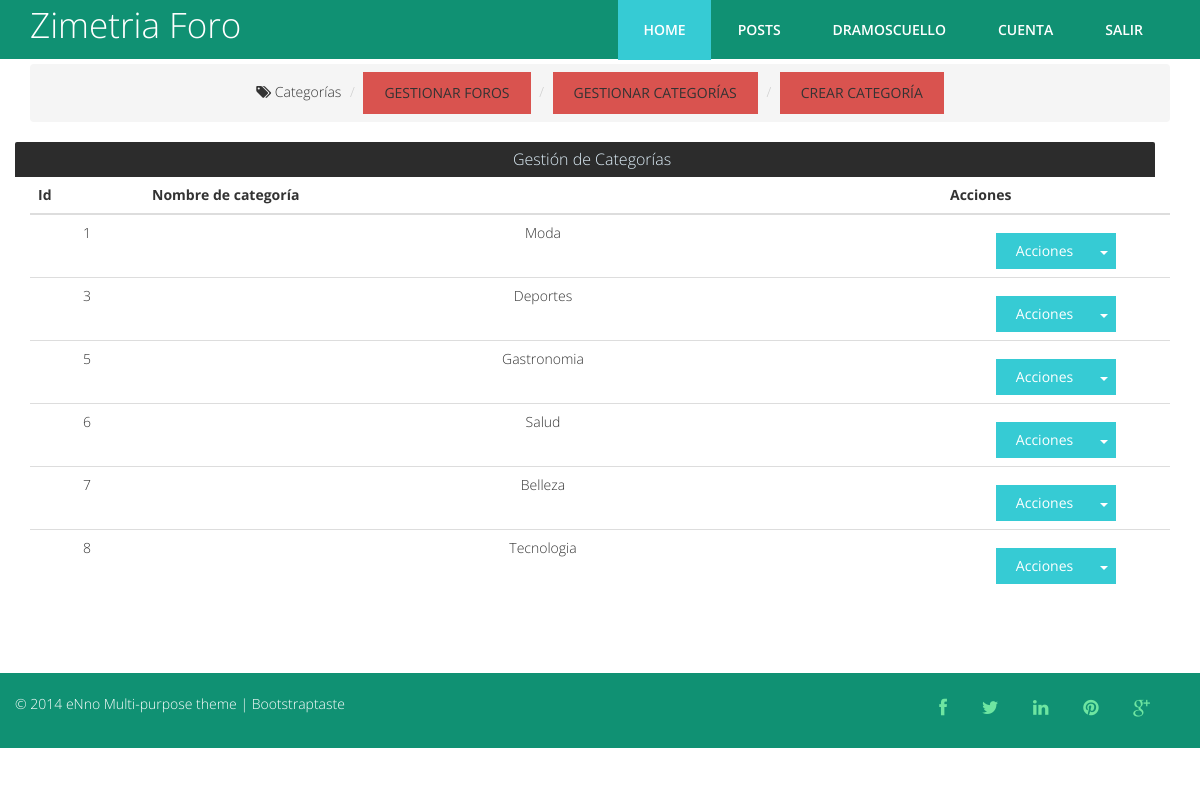
Screenshot of /?view=categorias (signed in) with the database file from the repository.
### tables this page shows
CREATE TABLE IF NOT EXISTS `users` (
  `id` bigint(255) NOT NULL AUTO_INCREMENT,
  `user` varchar(30) NOT NULL,
  `pass` varchar(100) NOT NULL,
  `email` varchar(40) NOT NULL,
  `permisos` int(1) NOT NULL DEFAULT '0',
  PRIMARY KEY (`id`)
);

CREATE TABLE IF NOT EXISTS `categorias` (
  `id` int(11) NOT NULL AUTO_INCREMENT,
  `nombre` varchar(100) NOT NULL,
  PRIMARY KEY (`id`)
);

### core/bin/functions/Users.php (called while the page is built, shortened)
<?php
function Users() {
  $db = new Conexion();
  $sql = $db->query("SELECT * FROM users;");
  if($db->rows($sql) > 0) {
    while($d = $db->recorrer($sql)) {
      $users[$d['id']] = array(
        'id' => $d['id'],
        'user' => $d['user'],
        'pass' => $d['pass'],
        'email' => $d['email'],
        'permisos' => $d['permisos']
      );
    }
  } else {
    $users = false;
  }
  return $users;
}
?>

### core/core.php (called while the page is built, shortened)
<?php
require('core/models/class.Conexion.php');
require('core/bin/functions/Users.php');
$_users = Users();
 ?>

### core/models/class.Conexion.php (called while the page is built, shortened)
<?php
class Conexion extends mysqli {
  public function rows($query) {
    return mysqli_num_rows($query);
  }
  public function liberar($query) {
    return mysqli_free_result($query);
  }
  public function recorrer($query) {
    return mysqli_fetch_array($query);
  }
}
?>

### html/categorias/all_categoria.php (the view, shortened to what this page needs)
<?php include(HTML_DIR . 'overall/header.php'); ?>
 <body>
 <section class="engine"><a rel="nofollow" href="#"><?php echo APP_TITTLE ?></a></section>
 <?php include(HTML_DIR . '/overall/nav.php'); ?>
 <section class="mbr-section mbr-after-navbar">
 <div class="mbr-section__container container mbr-section__container--isolated">
 <div class="row container">
     <ol class="breadcrumb">
       <li><a href="?view=index"><i class="fa fa-tags"></i> Categorías</a></li>
       <li><a class="btn btn btn-danger" href="?view=configforos">GESTIONAR FOROS</a></li>
       <li><a class="btn btn btn-danger" href="?view=categorias">GESTIONAR CATEGORÍAS</a></li>
       <li><a class="btn btn btn-danger" href="?view=categorias&mode=add">CREAR CATEGORÍA</a></li>
     </ol>
 </div>
 <div class="row categorias_con_foros">
   <div class="col-sm-12">
       <div class="row titulo_categoria">Gestión de Categorías</div>
       <div class="row cajas">
         <div class="col-md-12">
           <?php
           if($db->rows($sql) > 0) {
            $HTML = '<table class="table"><thead><tr>
            <th style="width: 10%">Id</th>
            <th style="width: 70%">Nombre de categoría</th>
            <th style="width: 20%">Acciones</th>
            </tr></thead>
            <tbody>';
             while($data = $db->recorrer($sql)) {
                 $HTML .= '<tr>
                   <td>'.$data['id'].'</td>
                   <td>'.$data['nombre'].'</td>
                   <td>
                     <div class="btn-group">
                      <a href="#" class="btn btn-primary">Acciones</a>
                      <a href="#" class="btn btn-primary dropdown-toggle" data-toggle="dropdown"><span class="caret"></span></a>
                      <ul class="dropdown-menu">
                        <li><a href="?view=categorias&mode=edit&id='.$data['id'].'">Editar</a></li>
                        <li><a onclick="DeleteItem(\'¿Está seguro de eliminar esta categoría?\',\'?view=categorias&mode=delete&id='.$data['id'].'\')">Eliminar</a></li>
                      </ul>
                    </div>
                   </td>
                 </tr>';
             }
             $HTML .= '</tbody></table>';
           } else {
             $HTML = '<div class="alert alert-dismissible alert-info"><strong>INFORMACIÓN: </strong> Todavía no existe ninguna categoría.</div>';
           }
           echo $HTML;
           ?>
         </div>
       </div>
   </div>
 </div>
 </div>
 </section>
 <?php include(HTML_DIR . 'overall/footer.php'); ?>
 </body>
 </html>

### html/overall/nav.php (shortened to what this page needs)
<nav class="navbar navbar-default navbar-fixed-top" role="navigation">
  <div class="container">
    <div class="navbar-header">
      <a class="navbar-brand" href="index.php"><span><?php echo APP_TITTLE ?></span></a>
    </div>
    <div class="navbar-collapse collapse">
      <div class="menu">
        <ul class="nav nav-tabs" role="tablist">
          <li role="presentation" class="active"><a href="index.php">Home</a></li>
          <li role="presentation"><a href="#">Posts</a></li>
          <?php
            if(!isset($_SESSION['app_id'])) {
              echo '<li role="presentation"><a href="javascript:void(0)" data-toggle="modal" data-target=".bs-example-modal-sm">Login</a></li>
              <li role="presentation"><a href="javascript:void(0)" data-toggle="modal" data-target=".bs-example-modal-lg">Register</a></li>';
            }else{
              echo '<li role="presentation"><a href="#">'. strtoupper($_users[$_SESSION['app_id']]['user']) .'</a></li>
              <li role="presentation"><a href="#">Cuenta</a></li>
              <li role="presentation"><a href="?view=logout">Salir</a></li>';
            }
           ?>
        </ul>
      </div>
    </div>
  </div>
</nav>

### views/css/demo.css (style rules this page uses)
*, *:after, *:before { -webkit-box-sizing: border-box; box-sizing: border-box; }
body { background: #2f3238; color: #fff; font-weight: 400; font-size: 1em; font-family: 'Raleway', Arial, sans-serif; }
a { outline: none; color: #3498db; text-decoration: none; }
section { padding: 1em; text-align: center; }

### views/css/overwrite.css (style rules this page uses)
.btn { text-shadow: none; background-image:none; border-color: none; border-bottom-color: none; -webkit-box-shadow: none; -moz-box-shadow: none; box-shadow: none; }
.btn { outline:0; -webkit-border-radius: 0; -moz-border-radius: 0; border-radius: 0; }
a.btn,.btn:focus { outline:0; }

### views/css/style.css (style rules this page uses)
body { font-family:'Open Sans', Arial, sans-serif; font-size:14px; font-weight:300; line-height:1.6em; color:#333; background-color:#fff; }
a { text-decoration:none; transition: all 0.1s ease-in-out; -moz-transition: all 0.1s ease-in-out; -webkit-transition: all 0.1s ease-in-out; -o-transition: all 0.1s ease-in-out; outline: none; color:#333; }
.navbar-brand { float: left; height: 50px; padding: 15px 15px; font-size: 30px; line-height: 20px; }
a.navbar-brand span { color:#fff; font-size:35px; }
.navbar-collapse { float:right; padding-right: 15px; padding-left: 15px; overflow-x: visible; -webkit-overflow-scrolling: touch; border-top: 0; }
.navbar-fixed-top { top: 0; border-width: 0 0 0; background-color:#109173; }
.nav-tabs { border-bottom:0; }
.nav > li > a { position: relative; display: block; padding: 20px 25px; }
.nav-tabs > li > a { margin-right: 2px; line-height: 1.42857143; border: 0; border-radius: 0 0 0 0; text-transform:uppercase; font-weight:600; color:#fff; }
.nav-tabs > li.active > a { color: #fff; cursor: default; background-color:#36CBD4; border: 0; border-bottom-color: transparent; }
.btn { color:#333; display: inline-block; padding: 10px 20px; margin-bottom: 0; font-size: 14px; font-weight: normal; line-height: 1.42857143; text-align: center; white-space: nowrap; vertical-align: middle; -ms-touch-action: manipulation; touch-action: manipulation; cursor: pointer; -webkit-user-select: none; -moz-user-select: none; -ms-user-select: none; user-select: none; background-image: none; border: 1px solid transparent; border-radius: 0; }
.btn-primary { padding: 8px 20px; background: #36CBD4; color: #fff; border:none; margin-top: 10px; }
.inner-footer ul li,a { list-style:none; }

### views/app/css/format.css (style rules this page uses)
.titulo_categoria { background: #2c2c2c; color: #dfeff9; font-weight: 100; font-size: 16px; width: 100%; height: 35px; line-height: 35px; padding-left: 14px; border-top-left-radius: 2px; border-top-right-radius: 2px; -moz-border-top-left-radius: 2px; -mozborder-top-right-radius: 2px; -webkit-border-top-left-radius: 2px; -webkit-border-top-right-radius: 2px; }
.categorias_con_foros { margin-bottom: 7px; }
a { cursor: pointer; text-decoration: none; }

### rows the page displays
users: user "DRAMOSCUELLO"
categorias: id "1", nombre "Moda"
categorias: id "3", nombre "Deportes"
categorias: id "5", nombre "Gastronomia"
categorias: id "6", nombre "Salud"
categorias: id "7", nombre "Belleza"
categorias: id "8", nombre "Tecnologia"

### other values shown
APP_TITTLE "Zimetria Foro"
